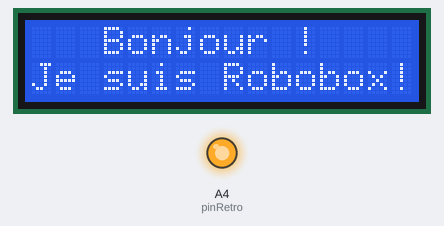
This sketch was run on a simulated Arduino Uno, built with avr-gcc and run on an emulated ATmega328P. Shown: 16×2 character LCD, output pins drawn as LEDs (lit = HIGH).

Above: at 0.1 s.
At 2.1 s:
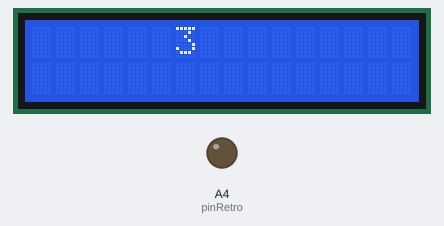
At 3.1 s:
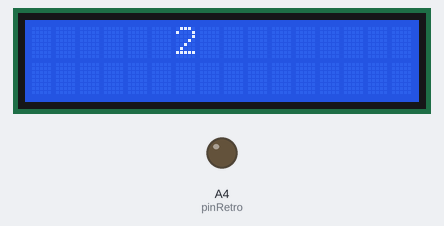
At 5.1 s:
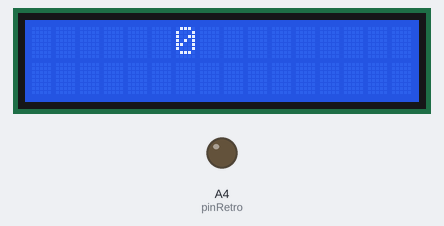
Timing chart, 0 to 39.7 s (numbered marks = the images above):
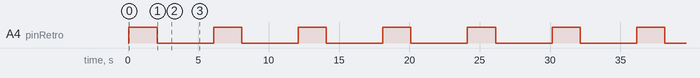

Measured:
- by itself, A4 (pinRetro): alternates HIGH for 2.0 s and LOW for 4.0 s
- by itself, everything shown: repeats every 6.0 s, in 6 steps
- what the display in image 1 shows lasts 1.0 s, from 2.1 s to 3.1 s

The sketch:

9_Premier_Bonjour.ino
```cpp
#include <LiquidCrystal.h>
#define RS 2
#define E 6
#define D4 7
#define D5 11
#define D6 12
#define D7 13
#define COLS 16
#define ROWS 2
int pinRetro = A4;

LiquidCrystal lcd(RS,E,D4,D5,D6,D7);

void setup() {
  lcd.begin(COLS,ROWS);
  pinMode(pinRetro, OUTPUT);
}

void loop() {
  digitalWrite(pinRetro , HIGH);
  lcd.setCursor(0,0);
  lcd.print("   Bonjour !  ");
  lcd.setCursor(0,1);
  lcd.print("Je suis Robobox!");
  delay(2000);
  digitalWrite(pinRetro , LOW);
  lcd.clear();
  for( int i = 3 ; i>-1; i--){
  lcd.setCursor(6,0);
  lcd.print(i);
  delay(1000);
  lcd.clear();
  }
}
```
